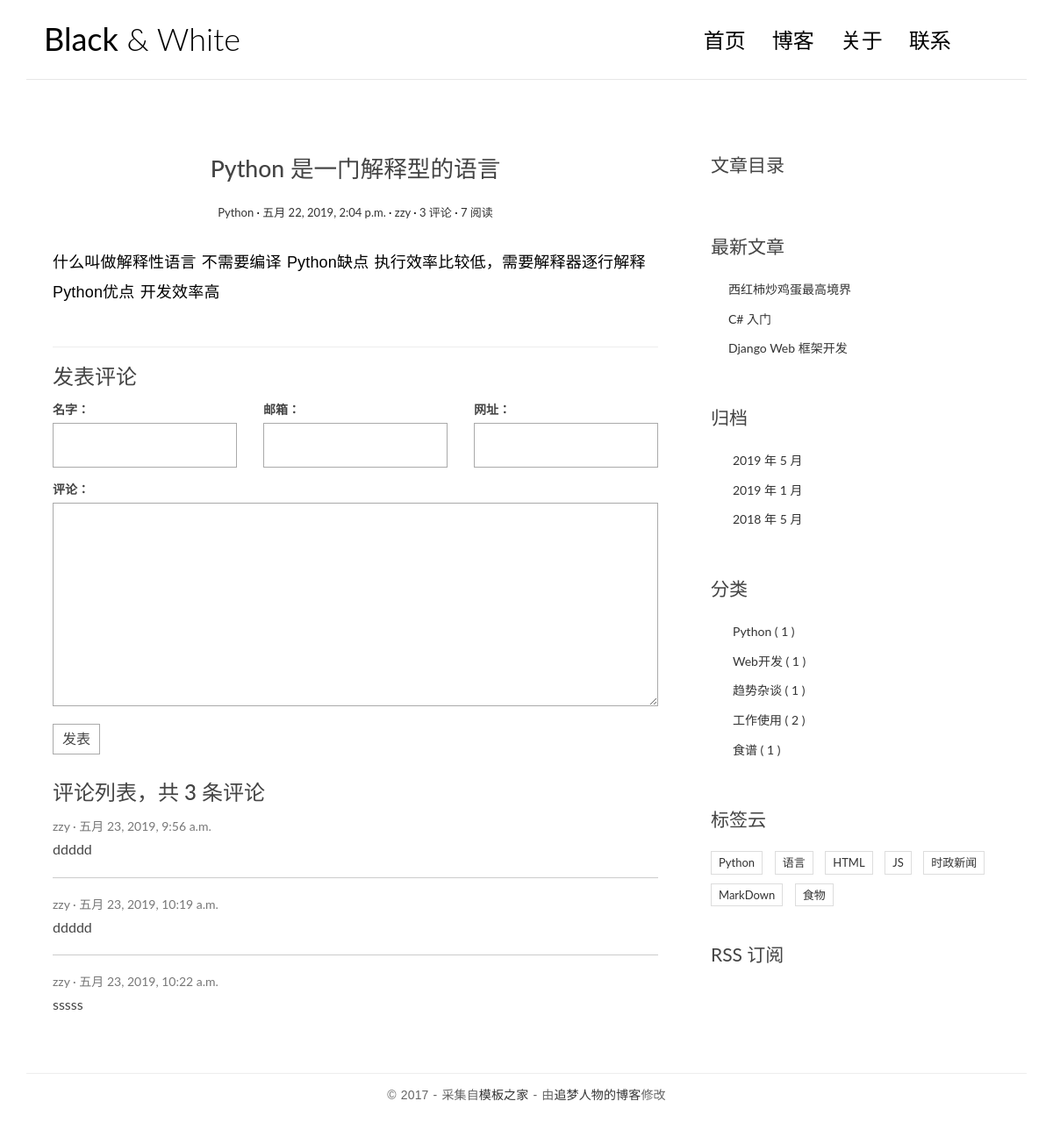
Page /detail/1/ on the committed database.
### blog/models.py (models this page shows, shortened)
class Article(models.Model):
    title = models.CharField(max_length=50)
    body = models.TextField()
    create_time = models.DateTimeField(auto_now_add=True)
    update_time = models.DateTimeField(auto_now=True)
    views = models.PositiveIntegerField(default=0)
    category = models.ForeignKey(Category,on_delete=models.CASCADE)
    tags = models.ManyToManyField(Tag)
    auther = models.ForeignKey(User,models.CASCADE)
    class Meta():
        verbose_name = "文章"
        verbose_name_plural = verbose_name

class Category(models.Model):
    title = models.CharField(max_length=30)
    class Meta():
        verbose_name = "分类"
        verbose_name_plural = verbose_name

class Tag(models.Model):
    title = models.CharField(max_length=30)
    class Meta():
        verbose_name = "标签"
        verbose_name_plural = verbose_name

### comments/models.py (models this page shows, shortened)
class Comment(models.Model):
    username = models.CharField(max_length=30)
    email = models.EmailField(blank=True, null=True)
    url = models.URLField(blank=True,null=True)
    content = models.CharField(max_length=500)
    article = models.ForeignKey(Article,on_delete=models.CASCADE)
    create_time = models.DateTimeField(auto_now_add=True)
    class Meta():
        verbose_name = "评论"
        verbose_name_plural = verbose_name

### blog/views.py (the view)
# urls.py: url(r'^detail/(\d+)/$', views.detail, name='detail'),
def detail(request, id):
    article = get_object_or_404(Article, pk = id )
    article.views +=1
    article.save()
    mk = markdown.Markdown(extensions=[
        "markdown.extensions.extra",
        "markdown.extensions.codehilite",
        "markdown.extensions.toc"
    ] )
    article.body = mk.convert(article.body)
    article.toc = mk.toc
    cf = CommentForm()
    return render(request,'single.html', locals())

### comments/forms.py
class CommentForm(forms.Form):
    name = forms.CharField(required=True, label="输入名字",  widget=forms.TextInput(attrs={"id":"id_name"}) )
    email = forms.EmailField(required=True,label="输入邮箱", widget=forms.EmailInput(attrs={"id":"id_email"}))
    url = forms.URLField(label="输入个人主页", widget=forms.URLInput( attrs={"id":"id_url"}))
    comment = forms.CharField(required=True,label="输入评论",widget=forms.Textarea( attrs={"id":"id_comment"})    )

### blog/templatetags/extend_fun.py (called while the page is built)
@register.simple_tag(name='getcategorys')
def getcategorys():
    return Category.objects.all()

@register.simple_tag
def getlatestarticles(num = 3):
    return Article.objects.all().order_by("-create_time")[:num]

@register.simple_tag
def getarchives(num = 3):
    result =  Article.objects.dates("create_time",'month',order="DESC")[:num]
    print(result)
    return result

@register.simple_tag
def gettags():
    return Tag.objects.all()

### templates/single.html (shortened to what this page needs)
{% extends 'base.html' %}
{% load extend_fun %}
{% block left %}
<article class="post post-{{ article.id }}">
    <header class="entry-header">
        <h1 class="entry-title">{{ article.title }}</h1>
        <div class="entry-meta">
            <span class="post-category"><a href="#">{{ article.category.title  }}</a></span>
            <span class="post-date"><a href="#"><time class="entry-date"
                                                      datetime="2012-11-09T23:15:57+00:00">{{ article.create_time }}</time></a></span>
            <span class="post-author"><a href="#">{{ article.auther.username }}</a></span>
            <span class="comments-link"><a href="#">{{ article.comment_set.count }} 评论</a></span>
            <span class="views-count"><a href="#">{{ article.views }} 阅读</a></span>
        </div>
    </header>
    <div class="entry-content clearfix">
        {{ article.body|safe }}
    </div>
</article>
<section class="comment-area" id="comment-area">
    <hr>
    <h3>发表评论</h3>
    <form action="{% url 'comments:addcomment' article.id %}" method="post" class="comment-form">
        <div class="row">
            <div class="col-md-4">
                <label for="id_name">名字：</label>
                {{ cf.name }}
            </div>
            <div class="col-md-4">
                <label for="id_email">邮箱：</label>
                {{ cf.email }}
            </div>
            <div class="col-md-4">
                <label for="id_url">网址：</label>
                {{ cf.url }}
            </div>
            <div class="col-md-12">
                <label for="id_comment">评论：</label>
                {{ cf.comment }}
                <button type="submit" class="comment-btn">发表</button>
            </div>
        </div>
    </form>
    <div class="comment-list-panel">
        <h3>评论列表，共 <span> {{ article.comment_set.count }} </span> 条评论</h3>
        <ul class="comment-list list-unstyled">
            {% for c in article.comment_set.all %}
                <li class="comment-item">
                <span class="nickname">{{ c.username }}</span>
                <time class="submit-date" datetime="2012-11-09T23:15:57+00:00">{{ c.create_time }}</time>
                <div class="text">
                    {{ c.content  }}
                </div>
            </li>
            {% empty %}
                <li>评论</li>
            {% endfor %}
        </ul>
    </div>
</section>
{% endblock %}
{% block toc %}
<div class="widget widget-content">
    <h3 class="widget-title">文章目录</h3>
</div>
{% endblock %}

### templates/base.html (shortened to what this page needs)
{% load extend_fun %}
<!DOCTYPE html>
<html lang="en">
<head>
    <link rel="stylesheet" href="/static/css/bootstrap.min.css">
    <link rel="stylesheet" href="http://code.ionicframework.com/ionicons/2.0.1/css/ionicons.min.css">
    <link rel="stylesheet" href="/static/css/pace.css">
    <link rel="stylesheet" href="/static/css/custom.css">
</head>
<body id="page">
<div class="container">
    <header id="site-header">
        <div class="row">
            <div class="col-md-4 col-sm-5 col-xs-8">
                <div class="logo">
                    <h1><a href="/"><b>Black</b> &amp; White</a></h1>
                </div>
            </div>
            <div class="col-md-8 col-sm-7 col-xs-4">
                <nav class="main-nav" role="navigation">
                    <div class="collapse navbar-collapse" id="bs-example-navbar-collapse-1">
                        <ul class="nav navbar-nav navbar-right">
                            <li class="cl-effect-11"><a href="/" data-hover="首页">首页</a></li>
                            <li class="cl-effect-11"><a href="full-width.html" data-hover="博客">博客</a></li>
                            <li class="cl-effect-11"><a href="about.html" data-hover="关于">关于</a></li>
                            <li class="cl-effect-11"><a href="{% url 'blog:contactus' %}" data-hover="联系">联系</a></li>
                        </ul>
                    </div>
                </nav>
            </div>
        </div>
    </header>
</div>
<div class="content-body">
    <div class="container">
        <div class="row">
            <main class="col-md-8">
                {% block left %}
                {% endblock %}
            </main>
            <aside class="col-md-4">
                {% block toc %}
                {% endblock %}
                <div class="widget widget-recent-posts">
                    <h3 class="widget-title">最新文章</h3>
                    <ul>
                        {% getlatestarticles as latestarticles %}
                        {% for article in  latestarticles %}
                            <li><a href="{% url 'blog:detail' article.id %}">{{ article.title }}</a> </li>
                        {% empty %}
                            <li>最近文章</li>
                        {% endfor %}
                    </ul>
                </div>
                <div class="widget widget-archives">
                    <h3 class="widget-title">归档</h3>
                    <ul>
                        {% getarchives as archives %}
                        {% for archive in archives %}
                            <li><a href="{% url 'blog:archives' archive.year archive.month  %}">{{ archive.year }} 年 {{ archive.month }} 月</a></li>
                        {% empty %}
                            <li>没有对象</li>
                        {% endfor %}
                    </ul>
                </div>
                <div class="widget widget-category">
                    <h3 class="widget-title">分类</h3>
                    <ul>
                        {% getcategorys  as categorys  %}
                        {% for category in categorys %}
                            <li><a href="{% url 'blog:category' category.id %}"> {{ category.title }} <span class="post-count">( {{ category.article_set.count }} )</span>   </a></li>
                        {% endfor %}
                    </ul>
                </div>
                <div class="widget widget-tag-cloud">
                    <h3 class="widget-title">标签云</h3>
                    <ul>
                        {% gettags as tags %}
                        {% for tag in tags %}
                         <li>
                            <a href="{% url 'blog:tag' tag.id %}">{{ tag.title }}</a>
                        </li>
                        {% empty %}
                            <li>没有标签</li>
                        {% endfor %}
                    </ul>
                </div>
                <div class="rss">
                    <a href="{% url 'blog:rss' %}"> RSS 订阅</a>
                </div>
            </aside>
        </div>
    </div>
</div>
<footer id="site-footer">
    <div class="container">
        <div class="row">
            <div class="col-md-12">
                <p class="copyright">&copy 2017 - 采集自<a href="http://www.cssmoban.com/"
                                                        target="_blank" title="模板之家">模板之家</a>
                    - 由<a href="http://zmrenwu.com/" title="网页模板" target="_blank">追梦人物的博客</a>修改
                </p>
            </div>
        </div>
    </div>
</footer>
</body>
</html>

### static/css/custom.css (style rules this page uses)
* { outline: none; }
h1, h2, h3, h4, h5, h6 { margin-top: 0; }
b { font-weight: 400; }
a { color: #333; }
body { color: #444; font-family: 'Lato', sans-serif; }
p { font-family: 'Ubuntu', sans-serif; font-weight: 400; word-spacing: 1px; letter-spacing: 0.01em; }
#single p, #page p { margin-bottom: 25px; }
#site-header { background-color: #FFF; padding: 25px 20px; margin-bottom: 40px; border-bottom: 1px solid #e7e7e7; }
.logo h1 a { color: #000; }
.logo h1 { margin: 0; font-family: 'Lato', sans-serif; font-weight: 300; }
.main-nav { margin-top: 11px; max-width: 95%; }
.main-nav a { color: #000000 !important; padding: 0 0 5px 0 !important; margin-right: 30px; font-family: 'Lato', sans-serif; font-weight: 300; font-size: 24px; }
.cl-effect-11 a { padding: 10px 0; color: #0972b4; text-shadow: none; }
.cl-effect-11 a::before { position: absolute; top: 0; left: 0; overflow: hidden; padding: 0 0 5px 0 !important; max-width: 0; border-bottom: 1px solid #000; color: #000; content: attr(data-hover); white-space: nowrap; -webkit-transition: max-width 0.5s; -moz-transition: max-width 0.5s; transition: max-width 0.5s; }
.content-body { padding-bottom: 4em; }
.post { background: #fff; padding: 30px 30px 0; }
.entry-title { text-align: center; font-size: 1.9em; margin-bottom: 20px; line-height: 1.6; padding: 10px 20px 0; }
.entry-meta { text-align: center; color: #DDDDDD; font-size: 13px; margin-bottom: 30px; }
.entry-content { font-size: 18px; line-height: 1.9; font-weight: 300; color: #000; }
.post-category::after, .post-date::after, .post-author::after, .comments-link::after { content: ' ·'; color: #000; }
.widget { background: #fff; padding: 30px 0 0; }
.widget-title { font-size: 1.5em; margin-bottom: 20px; line-height: 1.6; padding: 10px 0 0; font-weight: 400; }
.widget-recent-posts ul { padding: 0; margin: 0; padding-left: 20px; }
.widget-recent-posts ul li { list-style-type: none; position: relative; line-height: 170%; margin-bottom: 10px; }
.widget-recent-posts ul li::before { content: '\f3d3'; font-family: "Ionicons"; position: absolute; left: -17px; top: 3px; font-size: 16px; color: #000; }
.widget-archives ul { padding: 0; margin: 0; padding-left: 25px; }
.widget-archives ul li { list-style-type: none; position: relative; line-height: 170%; margin-bottom: 10px; }
.widget-archives ul li::before { content: '\f3f3'; font-family: "Ionicons"; position: absolute; left: -25px; top: 1px; font-size: 16px; color: #000; }
.widget-category ul { padding: 0; margin: 0; padding-left: 25px; }
.widget-category ul li { list-style-type: none; position: relative; line-height: 170%; margin-bottom: 10px; }
.widget-category ul li::before { content: '\f3fe'; font-family: "Ionicons"; position: absolute; left: -25px; top: 1px; font-size: 18px; color: #000; }
.widget-tag-cloud ul { padding: 0; margin: 0; margin-right: -10px; }
.widget-tag-cloud ul li { list-style-type: none; font-size: 13px; display: inline-block; margin-right: 10px; margin-bottom: 10px; padding: 3px 8px; border: 1px solid #ddd; }
.rss { font-size: 21px; margin-top: 30px; }
.rss a { color: #444; }
#site-footer { padding-top: 10px; padding: 0 0 1.5em 0; }
.copyright { text-align: center; padding-top: 1em; margin: 0; border-top: 1px solid #eee; color: #666; }
.contact-form input, .comment-form input { border: 1px solid #aaa; margin-bottom: 15px; width: 100%; padding: 15px 15px; font-size: 16px; line-height: 100%; transition: 0.4s border-color linear; }
.contact-form textarea, .comment-form textarea { border: 1px solid #aaa; margin-bottom: 15px; width: 100%; padding: 15px 15px; font-size: 16px; line-height: 20px !important; min-height: 183px; transition: 0.4s border-color linear; }
.comment-area { padding: 0 30px 0; }
.comment-form { margin-top: 15px; }
.comment-form .comment-btn { background-color: #fff; border: 1px solid #aaa; font-size: 16px; padding: 5px 10px; }
.comment-list-panel { margin-top: 30px; }
.comment-list { margin-top: 15px; }
.comment-item:not(:last-child) { border-bottom: 1px #ccc solid; margin-bottom: 20px; padding-bottom: 20px; }
.comment-item .nickname, .comment-item .submit-date { color: #777; font-size: 14px; }
.comment-item .nickname:after { content: ' ·'; }
.comment-item .text { padding-top: 5px; font-size: 16px; }

### rows in the picture
Article: title "Python 是一门解释型的语言", category "Python", create_time "五月 22, 2019, 2:04 p.m.", auther.username "zzy", comment_set.count "3", views "7", body "什么叫做解释性语言 不需要编译 Python缺点 执行效率比较低，需要解释器逐行解释 Python优点 开发效率高"
Comment: username "zzy", create_time "五月 23, 2019, 9:56 a.m.", content "ddddd"
Comment: username "zzy", create_time "五月 23, 2019, 10:19 a.m.", content "ddddd"
Comment: username "zzy", create_time "五月 23, 2019, 10:22 a.m.", content "sssss"
Article: title "西红柿炒鸡蛋最高境界"
Article: title "C# 入门"
Article: title "Django Web 框架开发"
Category: title "Python", article_set.count "1"
Category: title "Web开发", article_set.count "1"
Category: title "趋势杂谈", article_set.count "1"
Category: title "工作使用", article_set.count "2"
Category: title "食谱", article_set.count "1"
Tag: title "Python"
Tag: title "语言"
Tag: title "HTML"
Tag: title "JS"
Tag: title "时政新闻"
Tag: title "MarkDown"
Tag: title "食物"

### other values in the picture
{{ archive.year }} "2019" "2019" "2018"
{{ archive.month }} "5" "1" "5"
